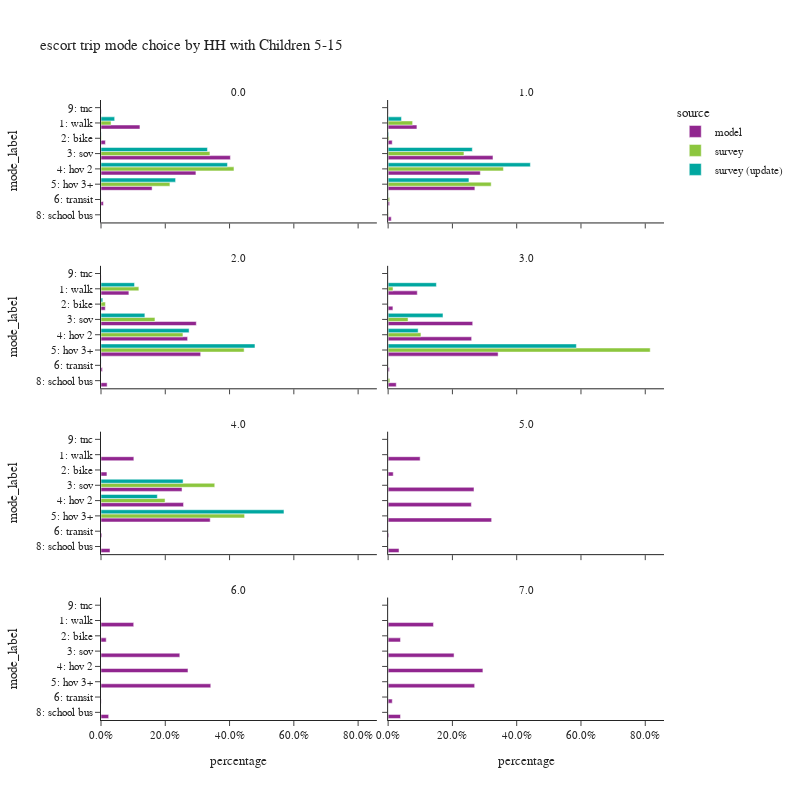

Source (notebook cell):
### Code cell
plot_mode_choice(es_trip,
                 "hh515",
                 {
                  "mode_label":["1: walk","2: bike","3: sov","4: hov 2","5: hov 3+","6: transit",
                                   "8: school bus","9: other–survey only"]},
                 "HH with Children 5-15",2,800)

### Figure 1 — Plotly figure (JSON) as saved in the notebook; plotly's stock layout.template omitted (floating-point values rounded to 4 significant figures)
{"data": [{"alignmentgroup": "True", "customdata": [[97230], [10927], [323112], [237030], [127609], [5890], [62], [713]], "hovertemplate": "source=model<br>hh515=0.0<br>percentage=%{x}<br>mode_label=%{y}<br>sample count=%{customdata[0]}<extra></extra>", "legendgroup": "model", "marker": {"color": "#91268F", "pattern": {"shape": ""}}, "name": "model", "offsetgroup": "model", "orientation": "h", "showlegend": true, "textposition": "auto", "type": "bar", "x": [0.1211, 0.01361, 0.4026, 0.2953, 0.159, 0.007339, 7.725e-05, 0.0008884], "xaxis": "x7", "y": ["1: walk", "2: bike", "3: sov", "4: hov 2", "5: hov 3+", "6: transit", "8: school bus", "9: tnc"], "yaxis": "y7"}, {"alignmentgroup": "True", "customdata": [[43848], [6211], [159682], [140406], [132116], [2223], [4784], [195]], "hovertemplate": "source=model<br>hh515=1.0<br>percentage=%{x}<br>mode_label=%{y}<br>sample count=%{customdata[0]}<extra></extra>", "legendgroup": "model", "marker": {"color": "#91268F", "pattern": {"shape": ""}}, "name": "model", "offsetgroup": "model", "orientation": "h", "showlegend": false, "textposition": "auto", "type": "bar", "x": [0.08958, 0.01269, 0.3262, 0.2869, 0.2699, 0.004542, 0.009774, 0.0003984], "xaxis": "x8", "y": ["1: walk", "2: bike", "3: sov", "4: hov 2", "5: hov 3+", "6: transit", "8: school bus", "9: tnc"], "yaxis": "y8"}, {"alignmentgroup": "True", "customdata": [[28217], [4366], [96451], [87650], [100874], [1435], [6210], [113]], "hovertemplate": "source=model<br>hh515=2.0<br>percentage=%{x}<br>mode_label=%{y}<br>sample count=%{customdata[0]}<extra></extra>", "legendgroup": "model", "marker": {"color": "#91268F", "pattern": {"shape": ""}}, "name": "model", "offsetgroup": "model", "orientation": "h", "showlegend": false, "textposition": "auto", "type": "bar", "x": [0.08674, 0.01342, 0.2965, 0.2694, 0.3101, 0.004411, 0.01909, 0.0003474], "xaxis": "x5", "y": ["1: walk", "2: bike", "3: sov", "4: hov 2", "5: hov 3+", "6: transit", "8: school bus", "9: tnc"], "yaxis": "y5"}, {"alignmentgroup": "True", "customdata": [[8139], [1335], [23615], [23312], [30705], [339], [2270], [18]], "hovertemplate": "source=model<br>hh515=3.0<br>percentage=%{x}<br>mode_label=%{y}<br>sample count=%{customdata[0]}<extra></extra>", "legendgroup": "model", "marker": {"color": "#91268F", "pattern": {"shape": ""}}, "name": "model", "offsetgroup": "model", "orientation": "h", "showlegend": false, "textposition": "auto", "type": "bar", "x": [0.0907, 0.01488, 0.2632, 0.2598, 0.3422, 0.003778, 0.0253, 0.0002006], "xaxis": "x6", "y": ["1: walk", "2: bike", "3: sov", "4: hov 2", "5: hov 3+", "6: transit", "8: school bus", "9: tnc"], "yaxis": "y6"}, {"alignmentgroup": "True", "customdata": [[2695], [487], [6647], [6771], [8959], [71], [738]], "hovertemplate": "source=model<br>hh515=4.0<br>percentage=%{x}<br>mode_label=%{y}<br>sample count=%{customdata[0]}<extra></extra>", "legendgroup": "model", "marker": {"color": "#91268F", "pattern": {"shape": ""}}, "name": "model", "offsetgroup": "model", "orientation": "h", "showlegend": false, "textposition": "auto", "type": "bar", "x": [0.1022, 0.01847, 0.2521, 0.2568, 0.3398, 0.002693, 0.02799], "xaxis": "x3", "y": ["1: walk", "2: bike", "3: sov", "4: hov 2", "5: hov 3+", "6: transit", "8: school bus"], "yaxis": "y3"}, {"alignmentgroup": "True", "customdata": [[816], [130], [2189], [2122], [2639], [20], [278]], "hovertemplate": "source=model<br>hh515=5.0<br>percentage=%{x}<br>mode_label=%{y}<br>sample count=%{customdata[0]}<extra></extra>", "legendgroup": "model", "marker": {"color": "#91268F", "pattern": {"shape": ""}}, "name": "model", "offsetgroup": "model", "orientation": "h", "showlegend": false, "textposition": "auto", "type": "bar", "x": [0.09959, 0.01587, 0.2671, 0.259, 0.3221, 0.002441, 0.03393], "xaxis": "x4", "y": ["1: walk", "2: bike", "3: sov", "4: hov 2", "5: hov 3+", "6: transit", "8: school bus"], "yaxis": "y4"}, {"alignmentgroup": "True", "customdata": [[508], [81], [1224], [1351], [1705], [3], [119], [1]], "hovertemplate": "source=model<br>hh515=6.0<br>percentage=%{x}<br>mode_label=%{y}<br>sample count=%{customdata[0]}<extra></extra>", "legendgroup": "model", "marker": {"color": "#91268F", "pattern": {"shape": ""}}, "name": "model", "offsetgroup": "model", "orientation": "h", "showlegend": false, "textposition": "auto", "type": "bar", "x": [0.1018, 0.01623, 0.2452, 0.2706, 0.3415, 0.000601, 0.02384, 0.0002003], "xaxis": "x", "y": ["1: walk", "2: bike", "3: sov", "4: hov 2", "5: hov 3+", "6: transit", "8: school bus", "9: tnc"], "yaxis": "y"}, {"alignmentgroup": "True", "customdata": [[11], [3], [16], [23], [21], [1], [3]], "hovertemplate": "source=model<br>hh515=7.0<br>percentage=%{x}<br>mode_label=%{y}<br>sample count=%{customdata[0]}<extra></extra>", "legendgroup": "model", "marker": {"color": "#91268F", "pattern": {"shape": ""}}, "name": "model", "offsetgroup": "model", "orientation": "h", "showlegend": false, "textposition": "auto", "type": "bar", "x": [0.141, 0.03846, 0.2051, 0.2949, 0.2692, 0.01282, 0.03846], "xaxis": "x2", "y": ["1: walk", "2: bike", "3: sov", "4: hov 2", "5: hov 3+", "6: transit", "8: school bus"], "yaxis": "y2"}, {"alignmentgroup": "True", "customdata": [[66], [12], [247], [304], [120], [3]], "hovertemplate": "source=survey<br>hh515=0.0<br>percentage=%{x}<br>mode_label=%{y}<br>sample count=%{customdata[0]}<extra></extra>", "legendgroup": "survey", "marker": {"color": "#8CC63E", "pattern": {"shape": ""}}, "name": "survey", "offsetgroup": "survey", "orientation": "h", "showlegend": true, "textposition": "auto", "type": "bar", "x": [0.03127, 0.001104, 0.3389, 0.4137, 0.2144, 0.0005163], "xaxis": "x7", "y": ["1: walk", "2: bike", "3: sov", "4: hov 2", "5: hov 3+", "6: transit"], "yaxis": "y7"}, {"alignmentgroup": "True", "customdata": [[43], [13], [91], [134], [88], [3], [2]], "hovertemplate": "source=survey<br>hh515=1.0<br>percentage=%{x}<br>mode_label=%{y}<br>sample count=%{customdata[0]}<extra></extra>", "legendgroup": "survey", "marker": {"color": "#8CC63E", "pattern": {"shape": ""}}, "name": "survey", "offsetgroup": "survey", "orientation": "h", "showlegend": false, "textposition": "auto", "type": "bar", "x": [0.07623, 0.002915, 0.2359, 0.3587, 0.3207, 0.004661, 0.0009407], "xaxis": "x8", "y": ["1: walk", "2: bike", "3: sov", "4: hov 2", "5: hov 3+", "6: transit", "8: school bus"], "yaxis": "y8"}, {"alignmentgroup": "True", "customdata": [[38], [7], [56], [93], [180], [2], [1]], "hovertemplate": "source=survey<br>hh515=2.0<br>percentage=%{x}<br>mode_label=%{y}<br>sample count=%{customdata[0]}<extra></extra>", "legendgroup": "survey", "marker": {"color": "#8CC63E", "pattern": {"shape": ""}}, "name": "survey", "offsetgroup": "survey", "orientation": "h", "showlegend": false, "textposition": "auto", "type": "bar", "x": [0.1178, 0.01374, 0.1679, 0.255, 0.4453, 0.0002158, 4.725e-05], "xaxis": "x5", "y": ["1: walk", "2: bike", "3: sov", "4: hov 2", "5: hov 3+", "6: transit", "8: school bus"], "yaxis": "y5"}, {"alignmentgroup": "True", "customdata": [[4], [5], [10], [57], [1]], "hovertemplate": "source=survey<br>hh515=3.0<br>percentage=%{x}<br>mode_label=%{y}<br>sample count=%{customdata[0]}<extra></extra>", "legendgroup": "survey", "marker": {"color": "#8CC63E", "pattern": {"shape": ""}}, "name": "survey", "offsetgroup": "survey", "orientation": "h", "showlegend": false, "textposition": "auto", "type": "bar", "x": [0.01521, 0.06197, 0.1021, 0.8154, 0.005287], "xaxis": "x6", "y": ["1: walk", "3: sov", "4: hov 2", "5: hov 3+", "8: school bus"], "yaxis": "y6"}, {"alignmentgroup": "True", "customdata": [[5], [4], [15]], "hovertemplate": "source=survey<br>hh515=4.0<br>percentage=%{x}<br>mode_label=%{y}<br>sample count=%{customdata[0]}<extra></extra>", "legendgroup": "survey", "marker": {"color": "#8CC63E", "pattern": {"shape": ""}}, "name": "survey", "offsetgroup": "survey", "orientation": "h", "showlegend": false, "textposition": "auto", "type": "bar", "x": [0.3539, 0.1993, 0.4468], "xaxis": "x3", "y": ["3: sov", "4: hov 2", "5: hov 3+"], "yaxis": "y3"}, {"alignmentgroup": "True", "customdata": [[56], [8], [230], [292], [119], [2]], "hovertemplate": "source=survey (update)<br>hh515=0.0<br>percentage=%{x}<br>mode_label=%{y}<br>sample count=%{customdata[0]}<extra></extra>", "legendgroup": "survey (update)", "marker": {"color": "#00A7A0", "pattern": {"shape": ""}}, "name": "survey (update)", "offsetgroup": "survey (update)", "orientation": "h", "showlegend": true, "textposition": "auto", "type": "bar", "x": [0.04249, 0.0005679, 0.3312, 0.3935, 0.2321, 0.0001769], "xaxis": "x7", "y": ["1: walk", "2: bike", "3: sov", "4: hov 2", "5: hov 3+", "6: transit"], "yaxis": "y7"}, {"alignmentgroup": "True", "customdata": [[43], [8], [76], [123], [71], [1]], "hovertemplate": "source=survey (update)<br>hh515=1.0<br>percentage=%{x}<br>mode_label=%{y}<br>sample count=%{customdata[0]}<extra></extra>", "legendgroup": "survey (update)", "marker": {"color": "#00A7A0", "pattern": {"shape": ""}}, "name": "survey (update)", "offsetgroup": "survey (update)", "orientation": "h", "showlegend": false, "textposition": "auto", "type": "bar", "x": [0.04162, 0.001843, 0.2619, 0.4426, 0.2514, 0.0005565], "xaxis": "x8", "y": ["1: walk", "2: bike", "3: sov", "4: hov 2", "5: hov 3+", "6: transit"], "yaxis": "y8"}, {"alignmentgroup": "True", "customdata": [[35], [8], [45], [84], [167], [2]], "hovertemplate": "source=survey (update)<br>hh515=2.0<br>percentage=%{x}<br>mode_label=%{y}<br>sample count=%{customdata[0]}<extra></extra>", "legendgroup": "survey (update)", "marker": {"color": "#00A7A0", "pattern": {"shape": ""}}, "name": "survey (update)", "offsetgroup": "survey (update)", "orientation": "h", "showlegend": false, "textposition": "auto", "type": "bar", "x": [0.1043, 0.005561, 0.1365, 0.2741, 0.4791, 0.0004319], "xaxis": "x5", "y": ["1: walk", "2: bike", "3: sov", "4: hov 2", "5: hov 3+", "6: transit"], "yaxis": "y5"}, {"alignmentgroup": "True", "customdata": [[4], [3], [7], [41]], "hovertemplate": "source=survey (update)<br>hh515=3.0<br>percentage=%{x}<br>mode_label=%{y}<br>sample count=%{customdata[0]}<extra></extra>", "legendgroup": "survey (update)", "marker": {"color": "#00A7A0", "pattern": {"shape": ""}}, "name": "survey (update)", "offsetgroup": "survey (update)", "orientation": "h", "showlegend": false, "textposition": "auto", "type": "bar", "x": [0.1502, 0.1707, 0.09335, 0.5857], "xaxis": "x6", "y": ["1: walk", "3: sov", "4: hov 2", "5: hov 3+"], "yaxis": "y6"}, {"alignmentgroup": "True", "customdata": [[4], [4], [15]], "hovertemplate": "source=survey (update)<br>hh515=4.0<br>percentage=%{x}<br>mode_label=%{y}<br>sample count=%{customdata[0]}<extra></extra>", "legendgroup": "survey (update)", "marker": {"color": "#00A7A0", "pattern": {"shape": ""}}, "name": "survey (update)", "offsetgroup": "survey (update)", "orientation": "h", "showlegend": false, "textposition": "auto", "type": "bar", "x": [0.2554, 0.1753, 0.5693], "xaxis": "x3", "y": ["3: sov", "4: hov 2", "5: hov 3+"], "yaxis": "y3"}], "layout": {"annotations": [{"font": {}, "showarrow": false, "text": "6.0", "x": 0.245, "xanchor": "center", "xref": "paper", "y": 0.1975, "yanchor": "bottom", "yref": "paper"}, {"font": {}, "showarrow": false, "text": "7.0", "x": 0.755, "xanchor": "center", "xref": "paper", "y": 0.1975, "yanchor": "bottom", "yref": "paper"}, {"font": {}, "showarrow": false, "text": "4.0", "x": 0.245, "xanchor": "center", "xref": "paper", "y": 0.465, "yanchor": "bottom", "yref": "paper"}, {"font": {}, "showarrow": false, "text": "5.0", "x": 0.755, "xanchor": "center", "xref": "paper", "y": 0.465, "yanchor": "bottom", "yref": "paper"}, {"font": {}, "showarrow": false, "text": "2.0", "x": 0.245, "xanchor": "center", "xref": "paper", "y": 0.7325, "yanchor": "bottom", "yref": "paper"}, {"font": {}, "showarrow": false, "text": "3.0", "x": 0.755, "xanchor": "center", "xref": "paper", "y": 0.7325, "yanchor": "bottom", "yref": "paper"}, {"font": {}, "showarrow": false, "text": "0.0", "x": 0.245, "xanchor": "center", "xref": "paper", "y": 1.0, "yanchor": "bottom", "yref": "paper"}, {"font": {}, "showarrow": false, "text": "1.0", "x": 0.755, "xanchor": "center", "xref": "paper", "y": 1.0, "yanchor": "bottom", "yref": "paper"}], "barmode": "group", "height": 800, "legend": {"title": {"text": "source"}, "tracegroupgap": 0}, "title": {"text": "escort trip mode choice by HH with Children 5-15"}, "width": 800, "xaxis": {"anchor": "y", "domain": [0.0, 0.49], "tickformat": ".1%", "title": {"text": "percentage"}}, "xaxis2": {"anchor": "y2", "domain": [0.51, 1.0], "matches": "x", "tickformat": ".1%", "title": {"text": "percentage"}}, "xaxis3": {"anchor": "y3", "domain": [0.0, 0.49], "matches": "x", "showticklabels": false, "tickformat": ".1%"}, "xaxis4": {"anchor": "y4", "domain": [0.51, 1.0], "matches": "x", "showticklabels": false, "tickformat": ".1%"}, "xaxis5": {"anchor": "y5", "domain": [0.0, 0.49], "matches": "x", "showticklabels": false, "tickformat": ".1%"}, "xaxis6": {"anchor": "y6", "domain": [0.51, 1.0], "matches": "x", "showticklabels": false, "tickformat": ".1%"}, "xaxis7": {"anchor": "y7", "domain": [0.0, 0.49], "matches": "x", "showticklabels": false, "tickformat": ".1%"}, "xaxis8": {"anchor": "y8", "domain": [0.51, 1.0], "matches": "x", "showticklabels": false, "tickformat": ".1%"}, "yaxis": {"anchor": "x", "categoryarray": ["9: other–survey only", "8: school bus", "6: transit", "5: hov 3+", "4: hov 2", "3: sov", "2: bike", "1: walk"], "categoryorder": "array", "domain": [0.0, 0.1975], "title": {"text": "mode_label"}}, "yaxis2": {"anchor": "x2", "domain": [0.0, 0.1975], "matches": "y", "showticklabels": false}, "yaxis3": {"anchor": "x3", "categoryarray": ["9: other–survey only", "8: school bus", "6: transit", "5: hov 3+", "4: hov 2", "3: sov", "2: bike", "1: walk"], "categoryorder": "array", "domain": [0.2675, 0.465], "matches": "y", "title": {"text": "mode_label"}}, "yaxis4": {"anchor": "x4", "domain": [0.2675, 0.465], "matches": "y", "showticklabels": false}, "yaxis5": {"anchor": "x5", "categoryarray": ["9: other–survey only", "8: school bus", "6: transit", "5: hov 3+", "4: hov 2", "3: sov", "2: bike", "1: walk"], "categoryorder": "array", "domain": [0.535, 0.7325], "matches": "y", "title": {"text": "mode_label"}}, "yaxis6": {"anchor": "x6", "domain": [0.535, 0.7325], "matches": "y", "showticklabels": false}, "yaxis7": {"anchor": "x7", "categoryarray": ["9: other–survey only", "8: school bus", "6: transit", "5: hov 3+", "4: hov 2", "3: sov", "2: bike", "1: walk"], "categoryorder": "array", "domain": [0.8025, 1.0], "matches": "y", "title": {"text": "mode_label"}}, "yaxis8": {"anchor": "x8", "domain": [0.8025, 1.0], "matches": "y", "showticklabels": false}}}
